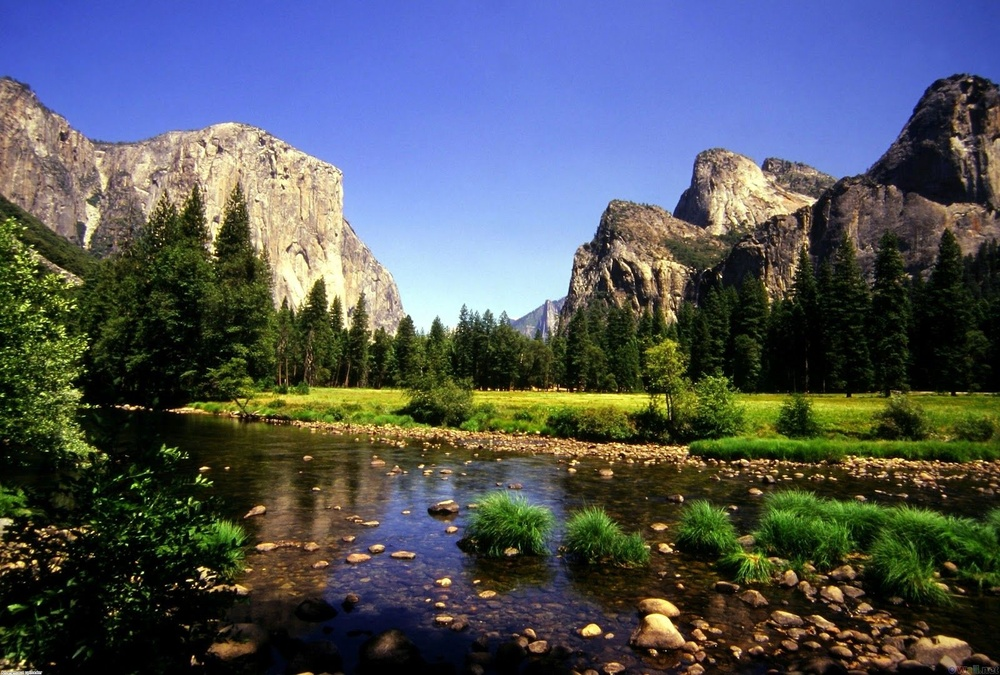
%> input picture 210406_Le_Thanh_Toan_MSE09_quiz_1/nature_1600x1080.jpeg, 1000 x 675 px, shrunk from 1600 x 1080 before the run
$ octave quiz_1_1.m   (GNU Octave 9; MATLAB toolbox functions it lacks are replaced by stand-ins)
%> lines starting %> are read from the running program, lines starting %| are printed output that depends on the picture; in (x1, y1, x2, y2) boxes, pixels count from 0 and x2, y2 are one past the last pixel; in counts of white or black regions, pixels touching at a corner belong together; the program's own positions count from 1
I1 = imread('nature_1600x1080.jpeg')
%> I1 is the input picture: size 675x1000x3 uint8; mean R, G, B 80.1, 85.5, 91.7
I1 = rgb2gray(I1); imshow(I1);
%> after `I1 = rgb2gray(I1)`:
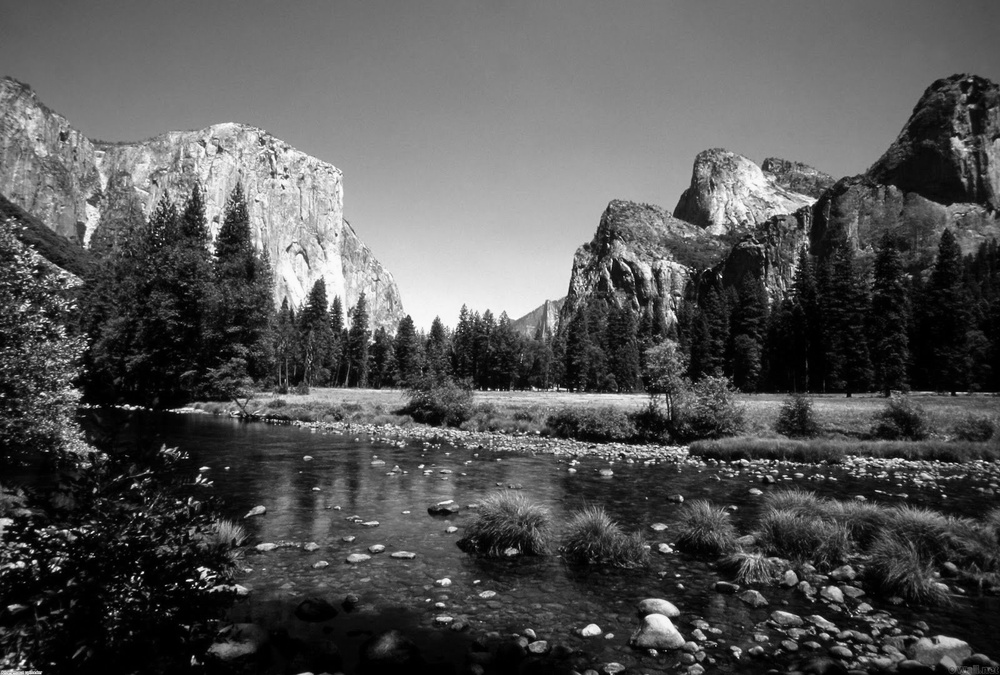
%> I1: size 675x1000 uint8; min 0, max 254, mean 84.6
I2 = grayslice(I1,256); figure, imshow(I2,gray(256));
I3 = grayslice(I1,128); figure, imshow(I3,gray(128));
%> after `I3 = grayslice(I1,128)`:
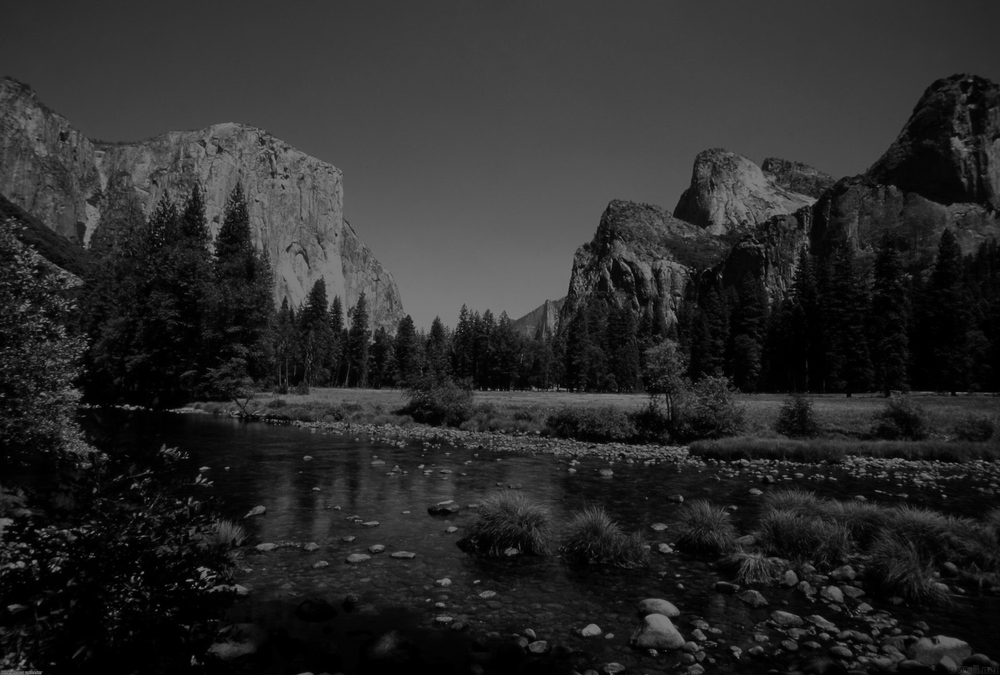
%> I3: size 675x1000 uint8; min 0, max 127, mean 42.2
I4 = grayslice(I1,64); figure, imshow(I4,gray(64));
%> after `I4 = grayslice(I1,64)`:
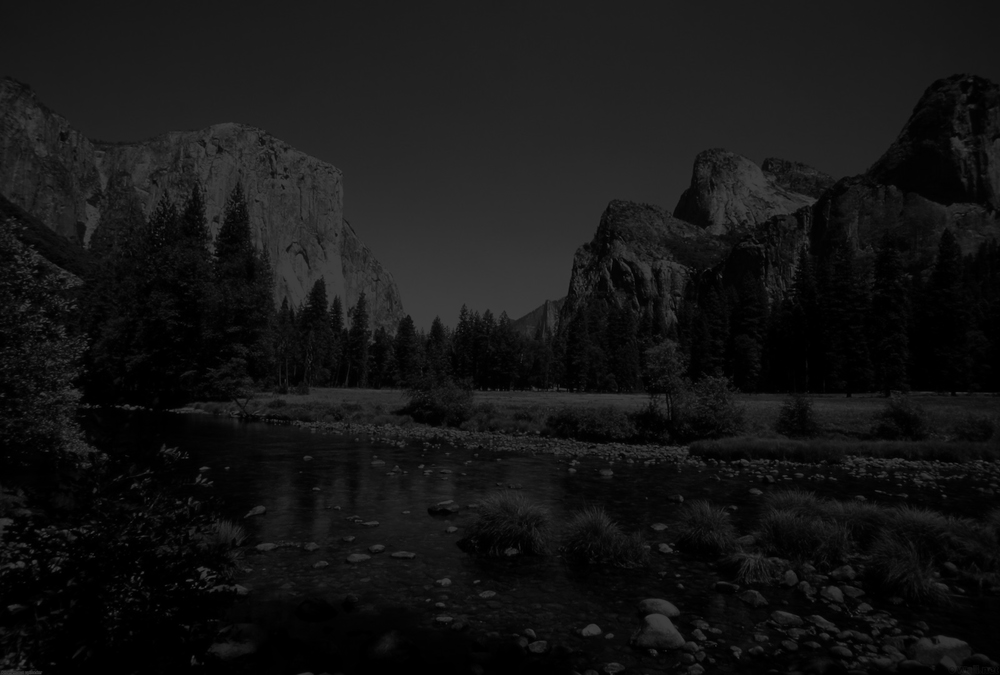
%> I4: size 675x1000 uint8; min 0, max 63, mean 20.8
I5 = grayslice(I1,32); figure, imshow(I5,gray(32));
I6 = grayslice(I1,16); figure, imshow(I6,gray(16));
I7 = grayslice(I1,8); figure, imshow(I7,gray(8));
%> after `I7 = grayslice(I1,8)`:
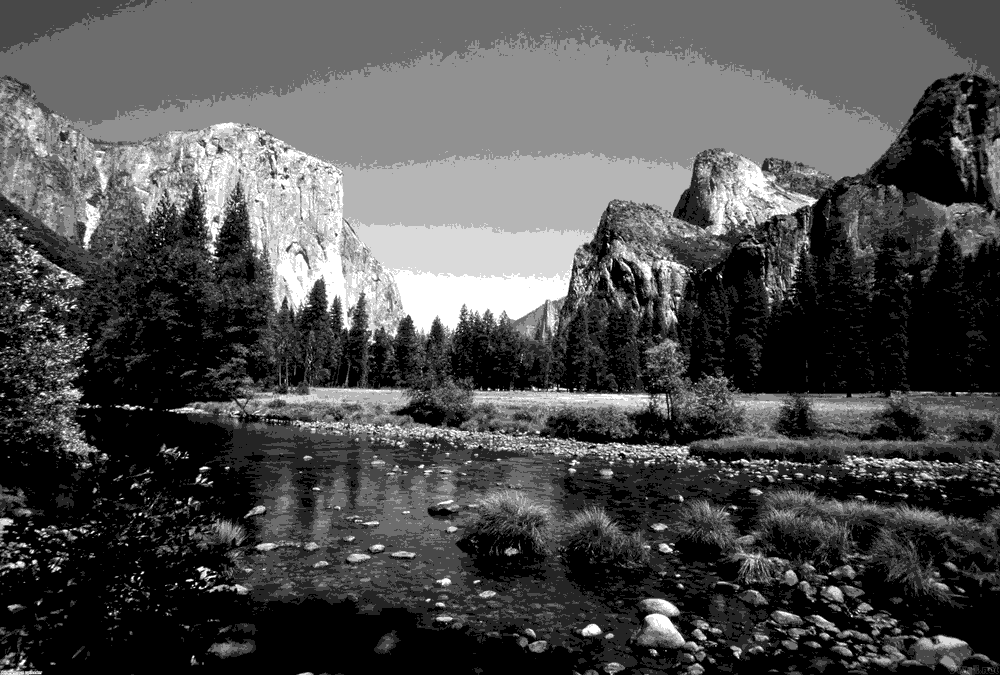
%> I7: size 675x1000 uint8; min 0, max 7, mean 2.2; drawn with min black and max white
I8 = grayslice(I1,4); figure, imshow(I8,gray(4));
%> after `I8 = grayslice(I1,4)`:
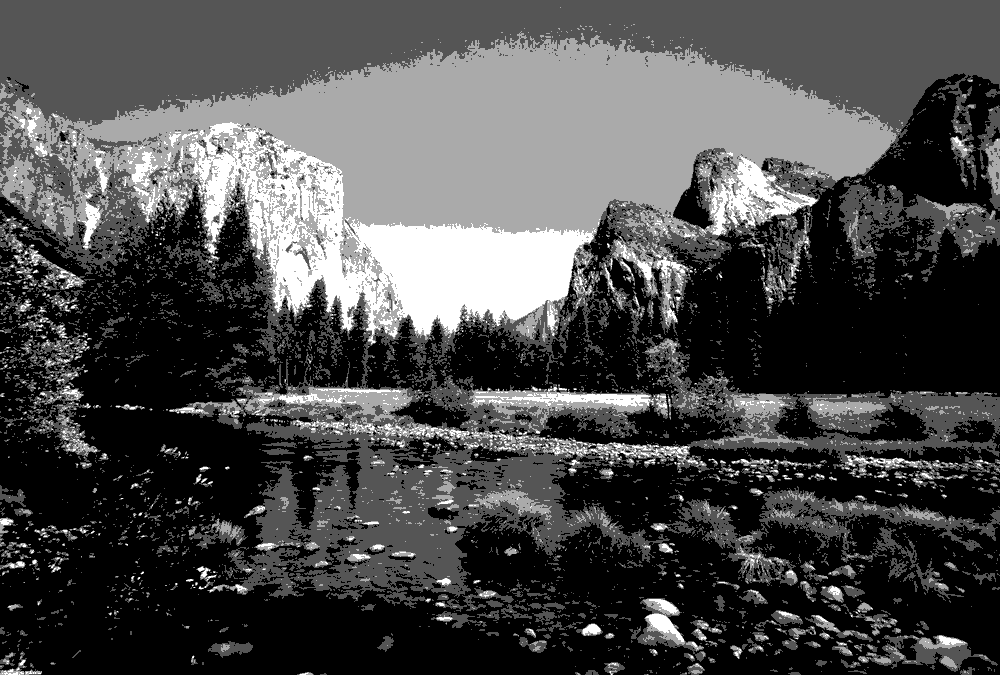
%> I8: size 675x1000 uint8; min 0, max 3, mean 0.89; drawn with min black and max white
I9 = grayslice(I1,2); figure, imshow(I9,gray(2));
%> after `I9 = grayslice(I1,2)`:
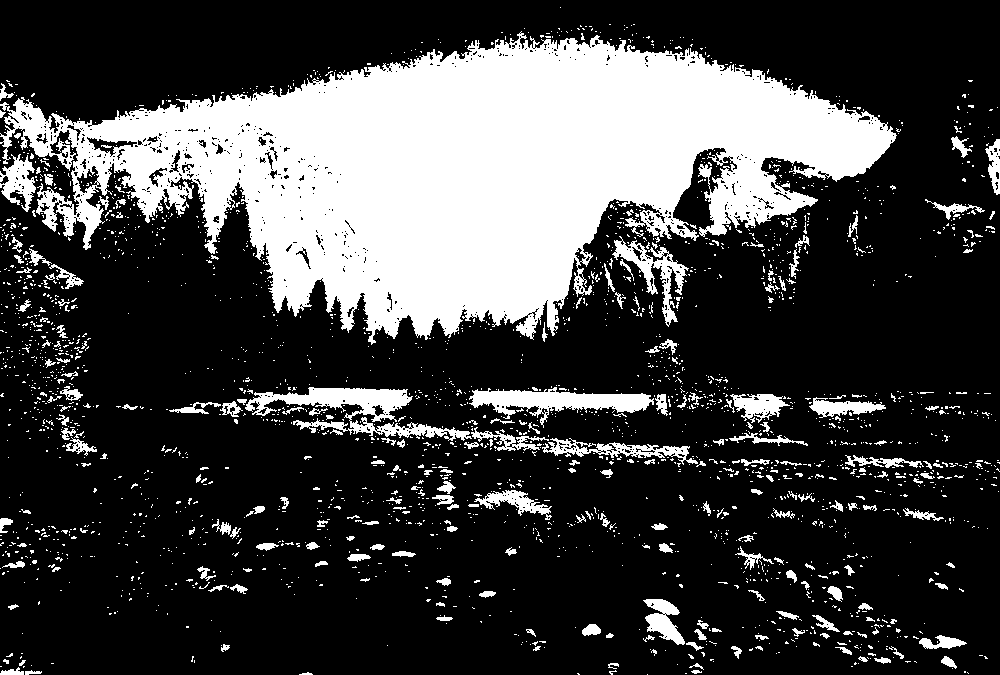
%> I9: size 675x1000 uint8; values 0 (black) and 1 (white), 26% white; 2478 white regions (2242 under 20 px), largest, box (x1, y1, x2, y2) and area: (0, 31, 897, 345) 138979, (245, 387, 472, 441) 4117, (469, 387, 654, 428) 3093

$ run again, with 210406_Le_Thanh_Toan_MSE09_quiz_1/nature_1080x1920.jpeg copied over 210406_Le_Thanh_Toan_MSE09_quiz_1/nature_1600x1080.jpeg
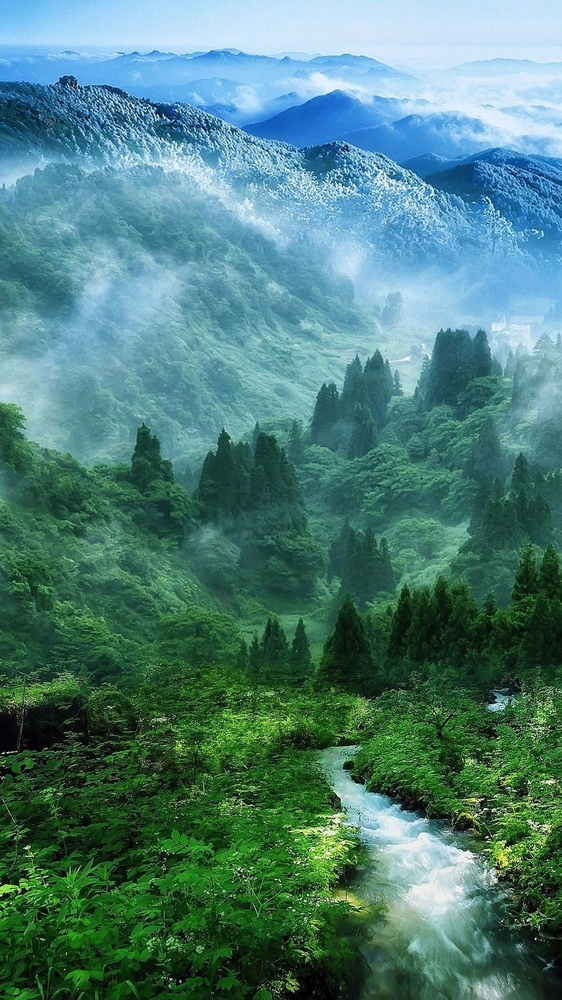
%> input picture 210406_Le_Thanh_Toan_MSE09_quiz_1/nature_1080x1920.jpeg, 562 x 1000 px, shrunk from 1080 x 1920 before the run
%> I1 is the input picture: size 1000x562x3 uint8; mean R, G, B 77.3, 126, 119.6
%> I1: size 1000x562 uint8
%> `I8 = grayslice(I1,4)`:
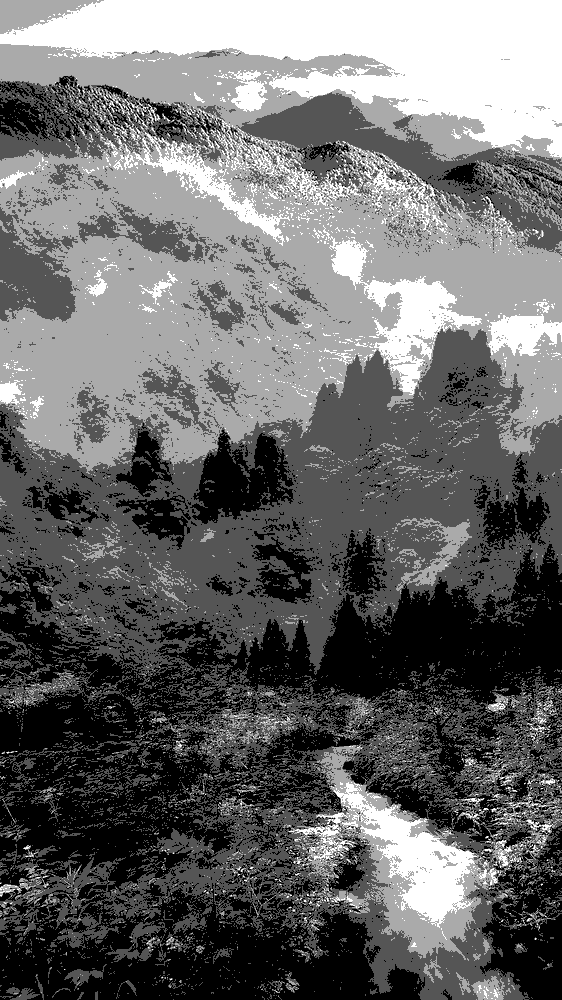
%> I8: size 1000x562 uint8; min 0, max 3, mean 1.25; drawn with min black and max white
%> `I9 = grayslice(I1,2)`:
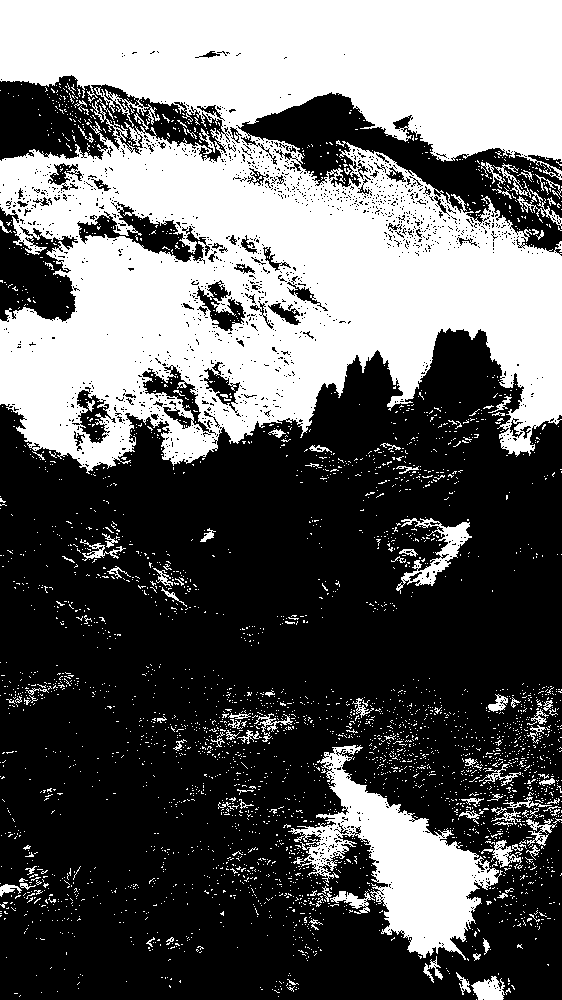
%> I9: size 1000x562 uint8; values 0 (black) and 1 (white), 39% white; 3477 white regions (3370 under 20 px), largest, box (x1, y1, x2, y2) and area: (0, 0, 562, 474) 184936, (288, 745, 503, 960) 15835, (396, 518, 472, 594) 1525

$ run again, with 210406_Le_Thanh_Toan_MSE09_quiz_1/nature_1080x1920_2.jpeg copied over 210406_Le_Thanh_Toan_MSE09_quiz_1/nature_1600x1080.jpeg
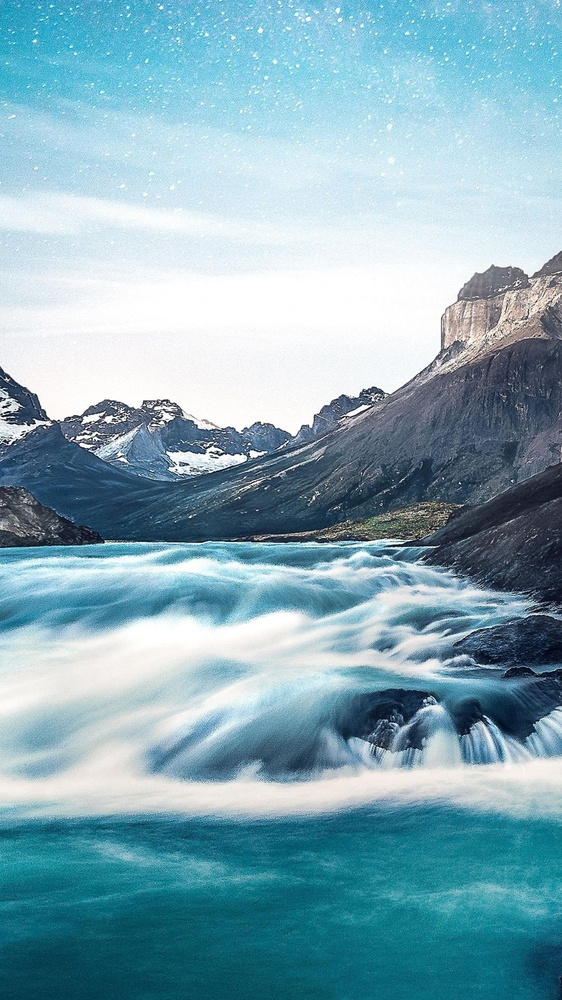
%> input picture 210406_Le_Thanh_Toan_MSE09_quiz_1/nature_1080x1920_2.jpeg, 562 x 1000 px, shrunk from 1080 x 1920 before the run
%> I1 is the input picture: size 1000x562x3 uint8; mean R, G, B 131.2, 169.5, 182.4
%> I1: size 1000x562 uint8
%> `I4 = grayslice(I1,64)`:
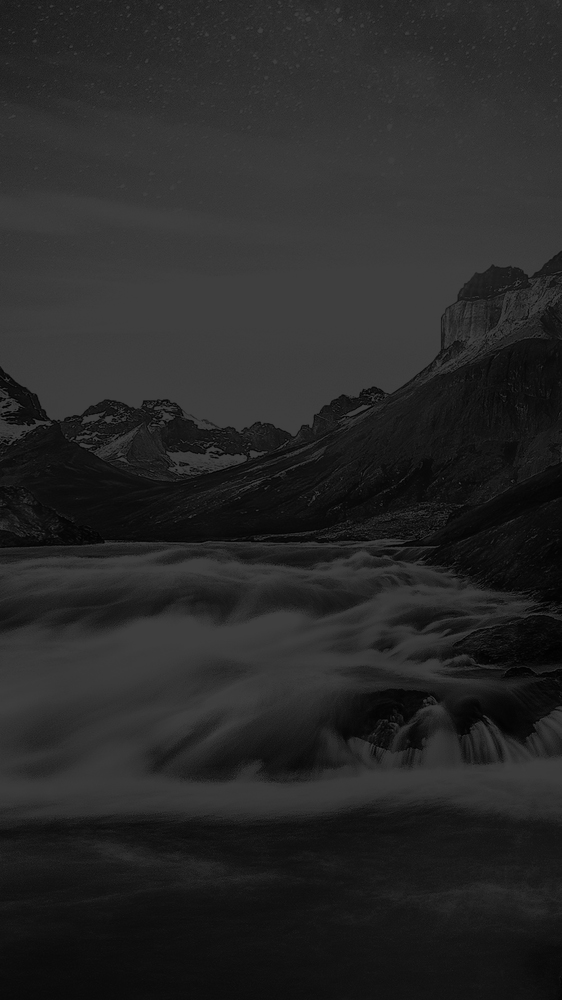
%> I4: size 1000x562 uint8; min 0, max 63, mean 39.6
%> `I9 = grayslice(I1,2)`:
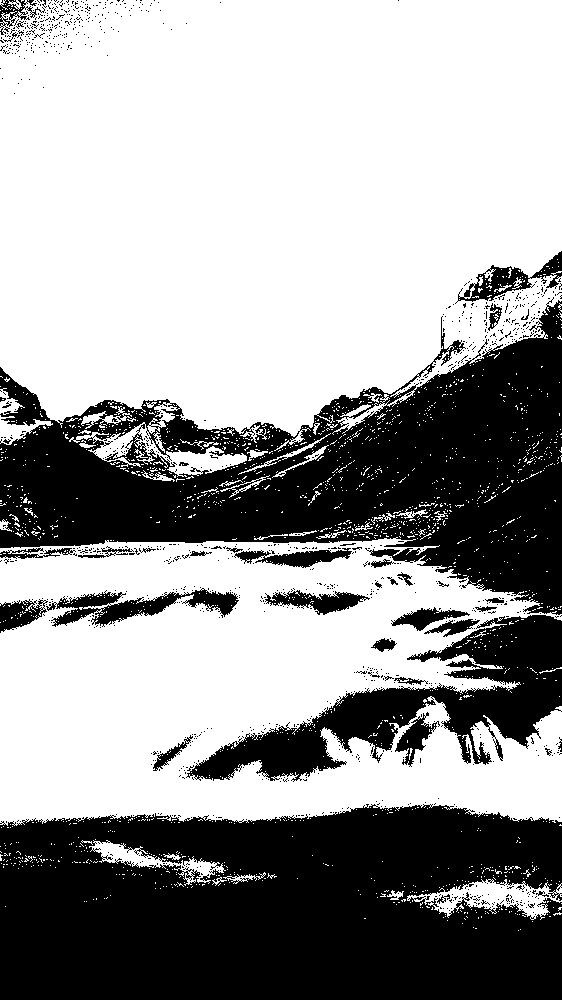
%> I9: size 1000x562 uint8; values 0 (black) and 1 (white), 61.7% white; 1090 black regions (1050 under 20 px), largest, box (x1, y1, x2, y2) and area: (0, 804, 562, 1000) 97790, (0, 297, 562, 615) 81368, (186, 615, 562, 782) 21037
